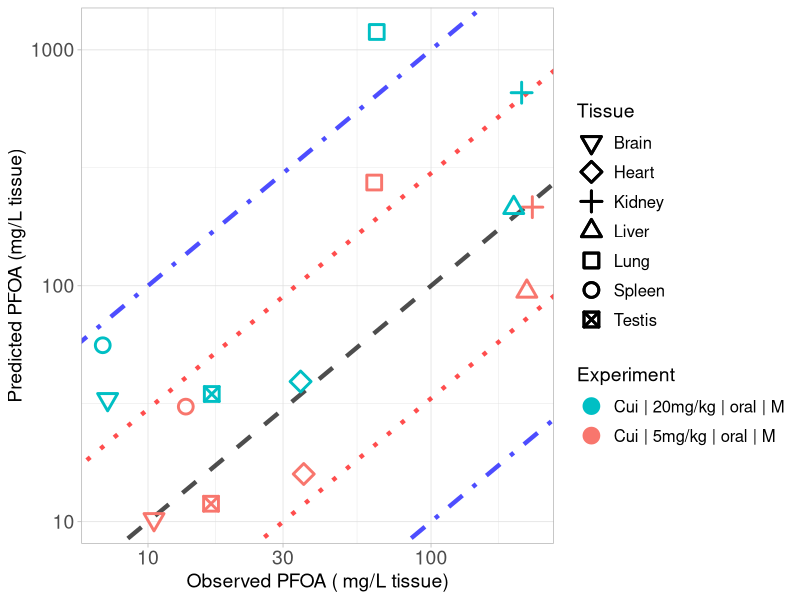

The R source for this figure:
library(ggplot2)

#setwd("C:/Users/ptsir/Documents/GitHub/PFAS_PBK_models/PFOA inhalation Rat/Validation/Validation_results")
setwd("/Users/eviepapakyriakopoulou/Documents/GitHub/PFAS_PBK_models/PFOA inhalation Rat/Validation/Validation_Scenario24i")

# Load Results 
Cui_results <- read.csv("Cui_2008_results.csv", header = T)
Cui_low <- Cui_results[Cui_results$Dose == 5, ]
Cui_low$Experiment <- "Cui | 5mg/kg | oral | M"
Cui_high <- Cui_results[Cui_results$Dose == 20, ]
Cui_high$Experiment <- "Cui | 20mg/kg | oral | M"
# 
Tissue_markers <-  c(0:10,14)
names(Tissue_markers) <- c( "Lung",   "Spleen",  "Liver",   "Kidney", "Plasma", "Heart",
                            "Brain","Testis", "Stomach", "Intestines", "Carcass")

Experiment <- scales::hue_pal()(2)

names(Experiment) <- unique(c(Cui_low$Experiment, Cui_high$Experiment))



scatter_plot <- ggplot()+
  geom_abline(intercept = log10(1), slope = 1, linetype = "dashed", color = "black", linewidth = 1.5, alpha = 0.7) +  # Identity line in log10 scale
  geom_abline(intercept = log10(3), slope = 1, linetype = "dotted", color = "red", linewidth = 1.5, alpha = 0.7) +  # +3-fold error line
  geom_abline(intercept = log10(1/3), slope = 1, linetype = "dotted", color = "red", linewidth = 1.5, alpha = 0.7) +  # -3-fold error line
  geom_abline(intercept = log10(10), slope = 1, linetype = "dotdash", color = "blue", linewidth = 1.5, alpha = 0.7) +  # +10-fold error line
  geom_abline(intercept = log10(1/10), slope = 1, linetype = "dotdash", color = "blue", linewidth = 1.5, alpha = 0.7) +  # -10-fold error line
  geom_point(data = Cui_low, aes(x=Observed, y=Predicted, color = Experiment, shape = Tissue), size=4, stroke = 1.5)+
  geom_point(data = Cui_high, aes(x=Observed, y=Predicted, color = Experiment, shape = Tissue), size=4, stroke = 1.5)+
  scale_y_log10()+
  scale_x_log10()+
  scale_color_manual(values = Experiment)+
  theme(legend.spacing.y = unit(1, 'cm')) +
  guides(fill = guide_legend(byrow = TRUE))+
  scale_shape_manual(values = Tissue_markers)+
  theme_light()+
  labs(y = "Predicted PFOA (mg/L tissue)",
       x = "Observed PFOA ( mg/L tissue)")+
  theme(plot.title = element_text(hjust = 0.5),
        legend.key.size = unit(0.75, 'cm'),  
        legend.title = element_text(size=14),
        legend.text = element_text(size=12,  hjust = 0),
        axis.text = element_text(size = 14),
        axis.title = element_text(size = 14),
        )

#print(scatter_plot)

ggsave("validation_plot_PFOA_tissues.png", scatter_plot, width = 11, height = 7, units = "in", dpi = 300)
